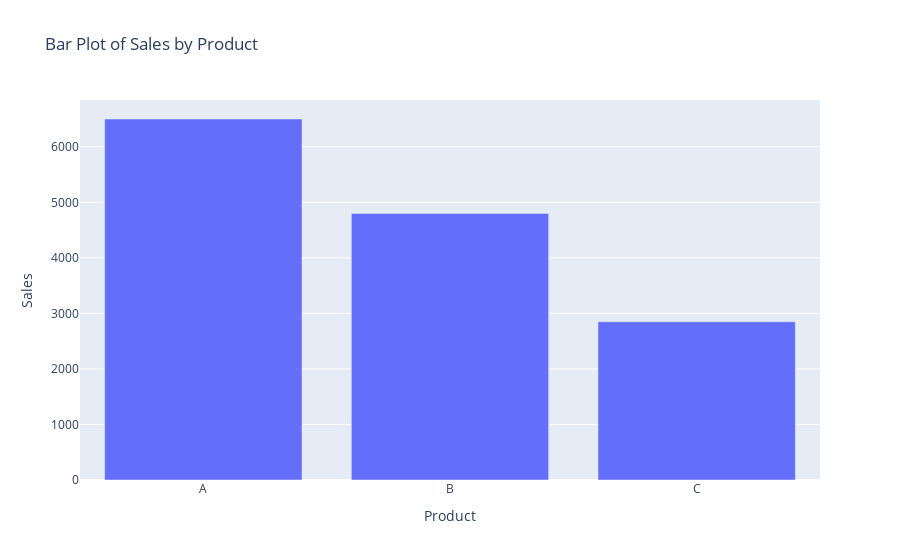

Source (notebook cell):
### Markdown cell above
### Task 3: Bar Chart

    Data: sales_data_plotly.csv

    Goal: Plot total Sales by Product using a bar chart.

### Code cell
total_sales = df.groupby('Product')['Sales'].sum().reset_index()

fig = px.bar(total_sales,x='Product',y='Sales',title='Bar Plot of Sales by Product')
fig.show()

### Figure 1 — Plotly figure (JSON) as saved in the notebook; plotly's stock layout.template omitted (floating-point values rounded to 4 significant figures)
{"data": [{"hovertemplate": "Product=%{x}<br>Sales=%{y}<extra></extra>", "legendgroup": "", "marker": {"color": "#636efa", "pattern": {"shape": ""}}, "name": "", "orientation": "v", "showlegend": false, "textposition": "auto", "type": "bar", "x": ["A", "B", "C"], "xaxis": "x", "y": [6500, 4800, 2850], "yaxis": "y"}], "layout": {"barmode": "relative", "legend": {"tracegroupgap": 0}, "title": {"text": "Bar Plot of Sales by Product"}, "xaxis": {"anchor": "y", "domain": [0, 1], "title": {"text": "Product"}}, "yaxis": {"anchor": "x", "domain": [0, 1], "title": {"text": "Sales"}}}}
